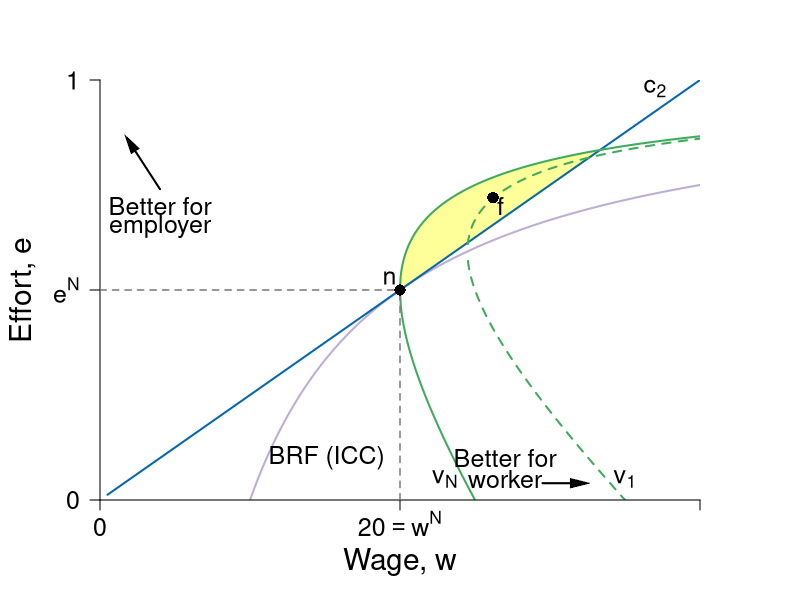

R code for this plot:
require(shape)
pdf(file = "capitalism/marginfigure.pdf", width = 9, height = 7)

#Set parameters for graphics
axislabelsize <- 1.8
labelsize <- 1.5
namesize <- 1.8
annotatesize <- 1.5
graphlinewidth <- 2
segmentlinewidth <- 1.5

#The equation is below when v = 0. See Wolfram Alpha output. 
isov <- function(w, delta = 5) {
  (w - delta)/w
}

isovhigh1 <- function(w, delta = 5, v = 30){
  (sqrt(w^2 - 4 * delta * v) - w + 2*v)/( 2 * v )
}

isovlow1 <- function(w, delta = 5, v = 30){
  (-sqrt(w^2 - 4 * delta * v) - w + 2*v)/( 2 * v )
}

isovhigh2 <- function(w, delta = 5, v = 15){
  (sqrt(w^2 - 4 * delta * v) - w + 2*v)/( 2 * v )
}

isovlow2 <- function(w, delta = 5, v = 15){
  (-sqrt(w^2 - 4 * delta * v) - w + 2*v)/( 2 * v )
}

isovhigh3 <- function(w, delta = 5, v = 20){
  (sqrt(w^2 - 4 * delta * v) - w + 2*v)/( 2 * v )
}

isovlow3 <- function(w, delta = 5, v = 20){
  (-sqrt(w^2 - 4 * delta * v) - w + 2*v)/( 2 * v )
}

brfFn <- function(w, delta = 5) {
  1 - (2*delta) /w
}

isovhigh <- function(w, delta = 5, v = 20){
  (sqrt(w^2 - 4 * delta * v) - w + 2*v)/(2 * v )
}

#This is evaluated for p = 12; q = 12/(8*sqrt(12^2 - 4*delta1*v1)) - 1/8 for the slope
#At p = 12; q = (-sqrt(12^2 - 4*v1*delta1) - 12 + 2*v1)/(2*v1) = 0.799
tangencyLine <- function(w){
  (w*(0.05))
}

solowCondition2 <- function(w, delta = 5){
  (w*(1/(8*delta)))
}

solowCondition1 <- function(w, delta = 5, slope = 4){
  (w*(1/(slope*delta)))
}
PCFn <- function(delta, mu = 16) {
  delta/mu
}

COL <- c("#f7fcf5", "#e5f5e0", "#c7e9c0", "#a1d99b", "#74c476", "#41ab5d", "#238b45", "#005a32", "#ffff99")
#COL <- c("#7fc97f", "#beaed4", "#fdc086", "#ffff99", "#386cb0", "#f0027f", "#bf5b17", "#666666")
COLA <- c("#e0f3db", "#99d8c9","#66c2a4","#41ae76", "#238b45", "#005824")
COLB <- c("#c6dbef", "#4eb3d3", "#2b8cbe", "#0868ac","#084081")
COLC <- c("#fcfbfd", "#efedf5", "#dadaeb", "#bcbddc", "#9e9ac8", "#807dba", "#6a51a3", "#54278f", "#3f007d")
grays <- gray.colors(25, start = 1, end = 0)

grays <- gray.colors(25, start = 1, end = 0)
par(mar =  c(5, 5, 4, 5))
xlims <- c(0, 40)
ylims <- c(0, 1)

plot(0, 0, xlim = xlims, ylim = ylims, type = "n",
     xlab = expression(paste("Wage, ", w)),
     ylab = expression(paste("Effort, ", e)),
     xaxt = "n", 
     yaxt = "n", 
     cex.lab = axislabelsize, 
     line = 3,
     bty = "n", 
     xaxs="i", 
     yaxs="i")


npts <- 500 
npts2 <- 501
#Specify the sequences of points for graphing. 
xx0 <- seq(5, xlims[2], length.out = npts)
xx1 <- seq(10, xlims[2], length.out = npts)
xx2 <- seq(5, 15, length.out = npts)
xx3 <- seq(10, xlims[2], length.out = npts2)
xx4 <- seq(xlims[1], 10, length.out = npts2)
#For below, I solved sqrt(p^2 - 200) - p + 200/p = 0, getting p = 10*sqrt(2) = 14.14214
xx5 <- seq(18.43909, xlims[2], length.out = npts2)
xx6 <- seq(18.43909, 41, length.out = npts2)
xx7 <- seq(20, xlims[2], length.out = npts2)
xx8 <- seq(xlims[1], 25, length.out = npts2)
xx9 <- seq(xlims[1] + 0.5, xlims[2], length.out = npts2)
yy1 <- isovhigh(xx7, delta = 5, v = 20)
xx10 <- seq(xlims[1], 20, length.out = npts)


polygon(c(xx7, xx7[340]), c(yy1, yy1[340]), col = COL[9], density = NULL, border = NA)

#Draw the lines for the graphs
lines(xx1, brfFn(xx1), col = "#beaed4", lwd = graphlinewidth)
#lines(xx0, isov(xx0, delta = 5), col = COL[6], lwd = graphlinewidth)

lines(xx9, solowCondition2(xx9, delta = 5), col = COLB[4], lwd = graphlinewidth)
#lines(xx10, solowCondition1(xx10, delta = 5), col = COLB[4], lwd = graphlinewidth)
#lines(xx3, isovhigh1(xx3, v = 5, delta = 5), col = COL[4], lwd = graphlinewidth)
#lines(xx4, isovlow1(xx4, v = 5, delta = 5), col = COL[4], lwd = graphlinewidth)
#lines(xx5, isovhigh2(xx5, v = 17, delta = 5), col = COL[5], lwd = graphlinewidth)
#lines(xx6, isovlow2(xx6, v = 17, delta = 5), col = COL[5], lwd = graphlinewidth)
lines(xx7, isovhigh3(xx7, v = 20, delta = 5), col = COL[6], lwd = graphlinewidth)
lines(xx8, isovlow3(xx8, v = 20, delta = 5), col = COL[6], lwd = graphlinewidth)
lines(xx5, isovhigh1(xx5, v = 30, delta = 5), col = COL[6], lwd = graphlinewidth, lty = 2)
lines(xx6, isovlow1(xx6, v = 30, delta = 5), col = COL[6], lwd = graphlinewidth, lty = 2)

#Customize ticks and labels for the plot
ticksy <- c(0,  0.5, 1)
#ylabels <- c(0, expression(paste(frac(1,2))), 1)
ylabels <- c(0,  expression(paste(e^N)), 1 )
ticksx <- c(0, NA, NA, 20, 40)
xlabels <- c(0, NA ,NA,  expression(paste(20 == w^N)) , NA)
axis(1, at = ticksx, pos = 0, labels = xlabels, cex.axis = labelsize)
axis(2, at = ticksy, pos = 0, labels = ylabels, las = 1, cex.axis = labelsize)

#Annotation of  the three graphs and the NE
#text(25, 0.97, expression(paste("Slope: ", frac(e, w))), cex = labelsize, xpd = TRUE)
#text(25, 0.92, expression(paste(frac(e, w))), cex = labelsize)
#Arrows(29, 0.97, 34, 0.97,  col = "black", lty = 1, lwd = 2, arr.type = "triangle")

text(23, 0.05, expression(paste(v[N])), cex = labelsize)
#Arrows(34, 0.65, 30, 0.65, col = "black", lty = 1, lwd = 2, arr.type = "triangle", arr.lwd = 0.5)
text(15.1, 0.1, expression(paste("BRF (ICC)")), cex = labelsize, xpd = TRUE)
#text(37, 0.77, expression(paste("BRF (ICC)")), cex = labelsize, xpd = TRUE)
#text(38, 0.6, expression(paste("function (ICC):")), cex = labelsize, xpd = TRUE)
#text(38, 0.65, expression(paste("Slope: ", frac(Delta*e,Delta*w))), cex = labelsize, xpd = TRUE)
text(35, 0.05, expression(paste(v[1])), cex = annotatesize)
text(37, 0.98, expression(paste(c[2])), cex = annotatesize)
#text(18, 0.98, expression(paste(c[1])), cex = annotatesize)
#text(4, 0.38, expression("Participation"), cex = labelsize-0.05)
#text(3.5, 0.35, expression("PC:"), cex = labelsize-0.05)
#text(3.5, 0.29, expression(paste(v[0] == u[0],phantom() == 0)), cex = labelsize)
#text(4.4, 0.23, expression(paste(phantom() == 0)), cex = labelsize)



#Lines for the coordinates of the Nash equilbrium
#segments(5, 0, 5, 1, lty = 2, col = "darkgray", lwd = 3)
#segments(10, 0, 10, 0.2, lty = 2, col = "darkgray", lwd = 2)
segments(20, 0, 20, 0.5, lty = 2, col = grays[20], lwd = segmentlinewidth)
segments(0, 0.5, 20, 0.5, lty = 2, col = grays[20], lwd = segmentlinewidth)
#segments(14.14214, 0.15, 14.14214, 0.45, lty = 2, col = "darkgray", lwd = 3)
text(19.3, 0.53, expression(n), cex = labelsize)
#text(13.8, 0.57, expression(paste("Incomplete contract")),cex = labelsize)
#text(14.2, 0.52, expression(paste("Nash equilibrium")),cex = labelsize)

#text(26.7, 0.5, expression(paste("foc: ", "  ", frac(Delta*e,Delta*w),phantom()==frac(e, w))), cex = labelsize, xpd = TRUE)
#Arrows(22.5, 0.5, 20.9, 0.5, col = "black", lty = 1, lwd = 2, arr.type = "triangle", arr.lwd = 0.5)


#Arrows and rent label
# 
# Arrows(15, 0.8, 10.8, 0.8,  col = "black", lty = 1, lwd = 2, arr.type = "triangle")
# text(14.8, 0.95, expression(paste("Rent at")))
# text(14.8, 0.9, expression(paste("Incomplete Contract")))
# text(14.8, 0.85, expression(paste("Nash Equilibrium")))

#Arrows and slope of iso-v label
#Arrows(31, 0.30, 29, 0.30,  col = "black", lty = 1, lwd = 2, arr.type = "triangle")
#text(35, 0.30, expression(paste("Slope: ", -frac(v[w], v[e]))), cex = labelsize, xpd =TRUE)
#text(38.5, 0.17, expression(paste(phantom() == "-mrs ")), cex = labelsize, xpd = TRUE)
#text(36, 0.22, expression(paste(phantom() == -frac(v[w], v[e]))), cex = labelsize, xpd = TRUE)

#points(10, PCFn(delta = 4, mu = 8), pch = 16, col = "black", cex = labelsize)
#text(9, PCFn(delta = 4, mu = 8) + 0.03, expression(paste(c)),cex = labelsize)

#Add a point for the NE
points(20, 0.5, pch = 16, col = "black", cex = 1.5)

#segments(18.4, 0, 18.4, 0.75, lty = 2, col = "darkgray", lwd = 2)
#segments(0, brfFn(w = 18.4), 18.4, brfFn(w = 18.4), lty = 2, col = "darkgray", lwd = 2)
#points(18.4, brfFn(w = 18.4), pch = 16, col = "black", cex = 1.5)

#Add a point for b & complete contract NE label
#points(10, 0.5, pch = 16, col = "black", cex = 1.5)
#text(10.5, 0.47, expression(b))
# text(5, 0.58, expression(paste("Complete Contract")))
# text(5, 0.53, expression(paste("Nash equilibrium")))

#Add a point for c
#Figure out q for p = 14.14214: q = 1 - 2delta/p = 1 - (2*5)/14.14214 =  0.2928934
#points(20, 0.1839422, pch = 16, col = "black", cex = 1.5)
#text(20.8, 0.1839422, expression(c))

points(26.2, 0.72, pch = 16, col = "black", cex = 1.5)
text(26.2 + 0.5, 0.72 - 0.02, expression(f), cex = labelsize)
#points(22, isovlow3(22, v = 20, delta = 5), pch = 16, col = "black", cex = 1.5)
#text(22 + 0.8, isovlow3(22, v = 20, delta = 5) + 0.02, expression(b), cex = labelsize)

#points(10, PCFn(delta = 4, mu = 8), pch = 16, col = "black", cex = labelsize)
#text(9.5, PCFn(delta = 4, mu = 8) + 0.03, expression(paste(c)),cex = labelsize)


#Label the feasible frontier
text(4, 0.7, expression("Better for"), cex = labelsize)
text(4, 0.65, expression("employer"), cex = labelsize)
Arrows(4, 0.74, 2, 0.85, col = "black", lty = 1, lwd = 2, arr.type = "triangle", arr.lwd = 0.5)

text(27, 0.10, expression("Better for"), cex = labelsize, xpd = TRUE)
text(27, 0.05, expression("worker"), cex = labelsize, xpd = TRUE)
Arrows(29.5, 0.04, 32, 0.04, col = "black", lty = 1, lwd = 2, arr.type = "triangle", arr.lwd = 0.5, xpd = TRUE)


#Add a point for f. referred to in the text
#points(12, 0.82, pch = 16, col = "black", cex = 1.2)
#text(12, 0.85, expression(paste("NE")))

#Arrow to Pareto-improving Lens
#Arrows(20, 0.8, 23.8, 0.68, col = "black", lty = 1, lwd = 3)
#text(20, 0.82, expression(paste("Pareto-Improving Lens")))

dev.off()
